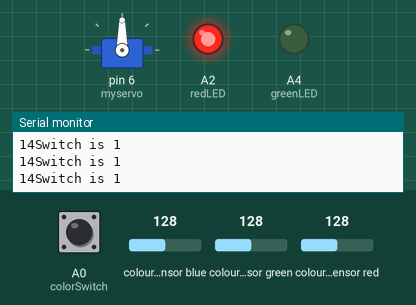
Recording of a sketch running on a simulated Arduino Uno, built with avr-gcc and run on an emulated ATmega328P. On the bench: servo, output pins drawn as LEDs (lit = HIGH), the last lines printed to the serial monitor. Wiring (inferred from the names in the program): TCS3200 colour sensor: output pin 9; S2 pin 10; S3 pin 11; S0 pin 3; S1 pin 4. The test bench sets the inputs (shaded band); at power-on: colour sensor green 128, colour sensor red 128, A0 (colorSwitch) HIGH, colour sensor blue 128. Pins used as bus, display or sensor lines are not drawn.

Above: at 1.2 s.
1.3 s: colour sensor green set to 123
At 3.68 s:
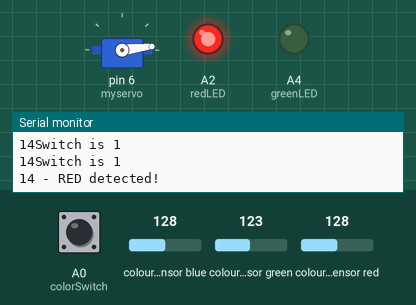
4.3 s: colour sensor red set to 122
At 4.6 s:
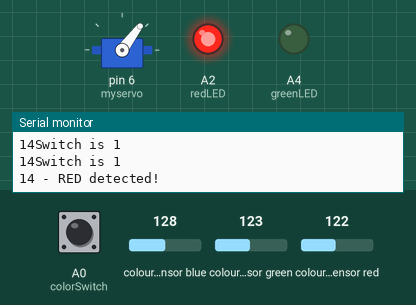
Timing chart, 0 to 7.3 s (numbered marks = the images above; inputs shaded):
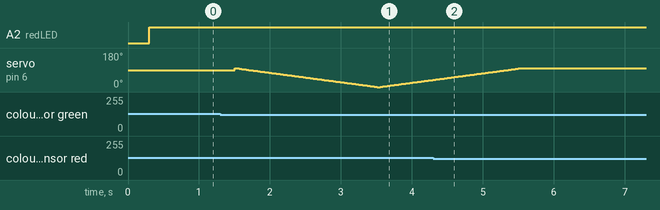

The sketch:

ColorSorter.ino
```cpp
#include <Servo.h>

Servo myservo;  // create servo object to control a servo
// twelve servo objects can be created on most boards

int pos = 100;  // variable to store the servo position

// Color variables
// Rui Santos
// Complete project details at https://randomnerdtutorials.com
// *********

// TCS230 or TCS3200 pins wiring to Arduino
#define S0 3
#define S1 4
#define S2 10
#define S3 11
#define colorSwitch A0
#define sensorOut 9
#define redLED A2
#define greenLED A4

// Stores frequency read by the photodiodes
int redFrequency = 0;
int greenFrequency = 0;
int blueFrequency = 0;
int colorSwitchHighLow = 0;

// Stores the red, green, and blue colors
int redColor = 0;
int greenColor = 0;
int blueColor = 0;

void setup() {
  myservo.attach(6);  // attaches the servo on pin 11 to the servo object

  // Color sensor setup
  pinMode(S0, OUTPUT);
  pinMode(S1, OUTPUT);
  pinMode(S2, OUTPUT);
  pinMode(S3, OUTPUT);
  pinMode(redLED, OUTPUT);
  pinMode(greenLED, OUTPUT);

  // Setting the sensorOut as an input
  pinMode(sensorOut, INPUT);
  pinMode(colorSwitch, INPUT_PULLUP);

  // Setting frequency scaling to 20%
  digitalWrite(S0, HIGH);
  digitalWrite(S1, LOW);

  // Begins serial communication
  Serial.begin(9600);
}

void loop() {
  // 1) Read sensor and compute R, G, B and switch state
  readColors();

  // 2) Act depending on switch state
  Serial.print(colorSwitch);
  if (colorSwitchHighLow == LOW) {
    handleSwitchLowState();
  } else {
    handleSwitchHighState();
  }
}

// -------------------- FUNCTION DEFINITIONS --------------------

// Reads the color sensor and updates global color variables
void readColors() {
  // --- Color Code ---

  // Setting RED (R) filtered photodiodes to be read
  digitalWrite(S2, LOW);
  digitalWrite(S3, LOW);

  // Read switch state
  colorSwitchHighLow = digitalRead(colorSwitch);

  // Reading the output frequency for RED
  redFrequency = pulseIn(sensorOut, LOW);
  redColor = map(redFrequency, 98, 290, 255, 0);
  delay(100);

  // Setting GREEN (G) filtered photodiodes to be read
  digitalWrite(S2, HIGH);
  digitalWrite(S3, HIGH);

  // Reading the output frequency for GREEN
  greenFrequency = pulseIn(sensorOut, LOW);
  greenColor = map(greenFrequency, 250, 360, 255, 0);
  delay(100);

  // (This was printing the pin number before; most likely you want the state)
  Serial.print("Switch is ");
  Serial.println(colorSwitchHighLow);

  // Setting BLUE (B) filtered photodiodes to be read
  digitalWrite(S2, LOW);
  digitalWrite(S3, HIGH);

  // Reading the output frequency for BLUE
  blueFrequency = pulseIn(sensorOut, LOW);
  blueColor = map(blueFrequency, 400, 700, 255, 0);
  if (blueFrequency < 400) blueColor = 0;
  if (blueFrequency > 700) blueColor = 0;
  delay(100);
}

// Behavior when colorSwitchHighLow == LOW
void handleSwitchLowState() {
  analogWrite(greenLED, 140);
  analogWrite(redLED, 0);  // Turn on green LED (same as original)
  if (blueFrequency > 245 && redFrequency > 240 && greenFrequency > 280) {
    Serial.println(" - BLACK detected!");
    myservo.write(100);
  }
  else if (redFrequency < greenFrequency) {
    Serial.println(" - RED detected!");
    // LeftDrop
    for (pos = 100; pos <= 180; pos += 1) {
      myservo.write(pos);
      delay(20);
    }
    for (pos = 180; pos >= 100; pos -= 1) {
      myservo.write(pos);
      delay(20);
    }
  }

  else if (greenFrequency < redFrequency) {
    Serial.println(" - GREEN detected!");
    // RightDrop
    for (pos = 100; pos >= 0; pos -= 1) {
      myservo.write(pos);
      delay(20);
    }
    for (pos = 0; pos <= 100; pos += 1) {
      myservo.write(pos);
      delay(20);
    }
  }


}

// Behavior when colorSwitchHighLow == HIGH
void handleSwitchHighState() {
  analogWrite(redLED, 140);  // Turn on red LED (same as original)
  analogWrite(greenLED,0);
  if (blueFrequency > 245 && redFrequency > 240 && greenFrequency > 280) {
    Serial.println(" - BLACK detected!");
    myservo.write(100);
  }
  else if (redFrequency < greenFrequency) {
    Serial.println(" - RED detected!");
    // LeftDrop (reversed direction vs LOW state)
    for (pos = 100; pos >= 0; pos -= 1) {
      myservo.write(pos);
      delay(20);
    }
    for (pos = 0; pos <= 100; pos += 1) {
      myservo.write(pos);
      delay(20);
    }
  }

  else if (greenFrequency < redFrequency) {
    Serial.println(" - GREEN detected!");
    // RightDrop (reversed direction vs LOW state)
    for (pos = 100; pos <= 180; pos += 1) {
      myservo.write(pos);
      delay(20);
    }
    for (pos = 180; pos >= 100; pos -= 1) {
      myservo.write(pos);
      delay(20);
    }
  }

}
```

Measured:
- the behaviour switches between 128 and 127 on colour sensor green (found by bisection; images 0 and 1)
- the behaviour switches between 125 and 124 on colour sensor red (found by bisection; images 1 and 2)
- after the input at 4.3 s, servo on pin 6 (myservo): goes on until 5.5 s, then stays 100°
